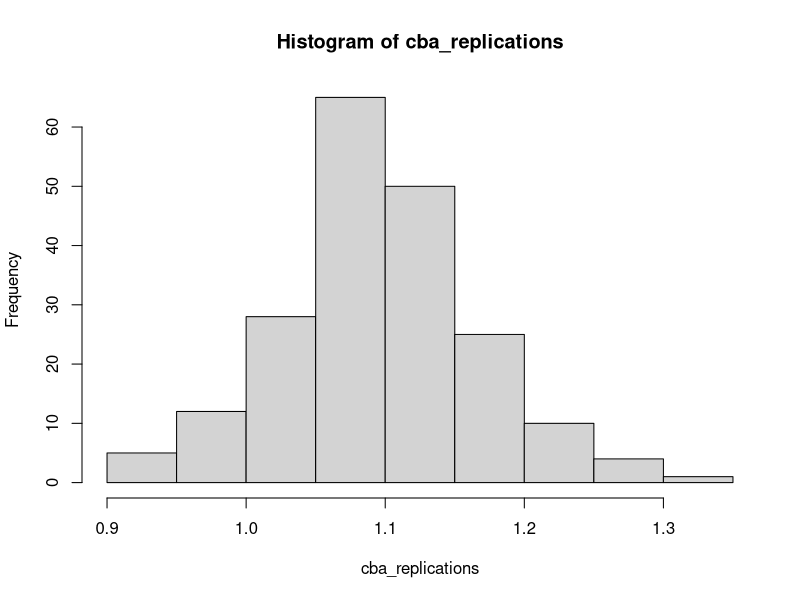
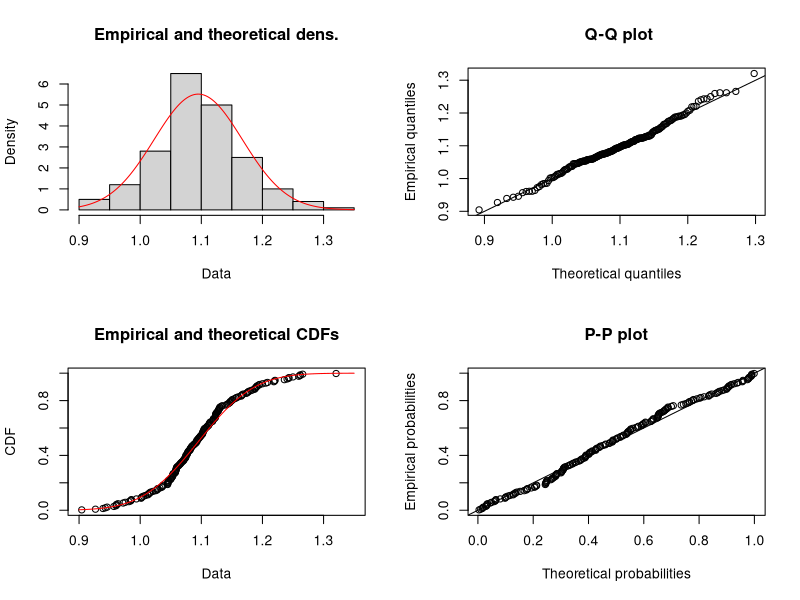

The R source for these figures, in order:
## ---- chunk 1
library(fitdistrplus)

#Número de Períodos a Analisar e Ano Inicial
n = 10
initial_year = 2017


# Financial Indexes Functions:

cbr = function(costs, benefits) {
  return(benefits/costs)
}

roi = function(costs, benefits) {
  return((benefits - costs)/costs)
}
## ---- chunk 2
cba_analysis = function(mean_cost, sd_cost, mean_benefit, sd_benefit) {
  

# Criando um Vetor de Anos para os Investimentos
years_vector = seq(from=initial_year, to=initial_year+n-1, by=1)

# Criando o vetor de custos
costs_vector = c()

for(i in 1:n) {
  costs_vector[i]=rnorm(n=1,mean=mean_cost,sd=sd_cost)
}


# Criando o vetor de Benefícios
benefits_vector = c()

for(i in 1:n) {
  benefits_vector[i]=rnorm(n=1,mean=mean_benefit,sd=sd_benefit)
}

# Montando nomes para o Array

col_names = c("Ano", "Custos", "Beneficios","VPL")
row_names = years_vector
matrix_names = c("Matriz CBA")
# Montando o Array de Custos e Benefícios

cba_array = array(data=c(years_vector,costs_vector,benefits_vector),dim=c(n,4))
# rownames(cba_array) = row_names
colnames(cba_array) = col_names


# Calculando o VPL
cba_array[,4]=cba_array[,3]-cba_array[,2]

# Somando Custos e Benefícios a Valor Presente
costs = sum(cba_array[,2])
benefits = sum(cba_array[,3])
vpl = benefits - costs

# Calculando as Estatísticas
vpl = benefits - costs
cbr = cbr(costs = costs,benefits = benefits)
roi = roi(costs = costs,benefits = benefits)

# Vetor de Resultados
cba_results_vector = c(vpl,cbr,roi)

# Aqui estou apenas retornando o custo benefício
return(cbr)
}
## ---- chunk 3
cba_replications = replicate(n=200,
                             cba_analysis(mean_cost=11, sd_cost=2, mean_benefit=12, sd_benefit=1))

hist(cba_replications)
## ---- chunk 4
# Ajustando os dados gerados para uma distribuição normal
cba_fit = fitdist(cba_replications,"norm")

# Estimando o CBR
cba_fit[1]

## ---- chunk 5

# Mostrando o Intervalo de Confiança do CBR..
confint(cba_fit)


## ---- chunk 6

# Mostrando os resultados do Ajuste à distribuição Normal
plot(cba_fit)
